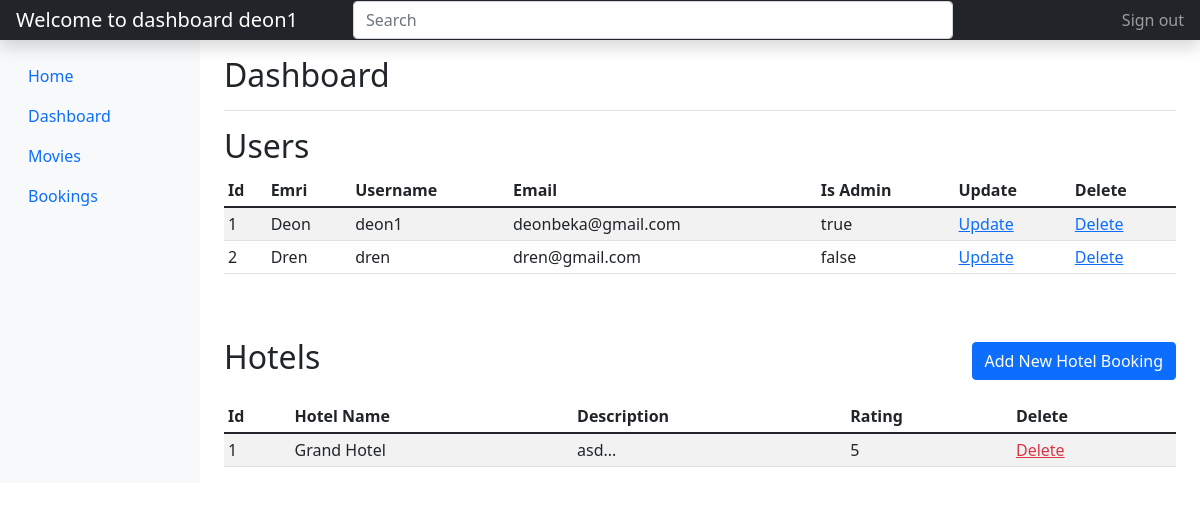
/dashboard.php (signed in), run on the app's committed database.
### tables this page shows
CREATE TABLE `users` (
  `id` int(255) NOT NULL,
  `emri` varchar(255) NOT NULL,
  `username` varchar(255) NOT NULL,
  `email` varchar(255) NOT NULL,
  `password` varchar(255) NOT NULL,
  `confirm_password` varchar(255) NOT NULL,
  `is_admin` varchar(255) NOT NULL
);

CREATE TABLE `hotels` (
  `id` int(255) NOT NULL,
  `hotel_name` varchar(255) NOT NULL,
  `hotel_desc` varchar(255) NOT NULL,
  `hotel_rating` varchar(255) NOT NULL,
  `hotel_image` varchar(255) DEFAULT NULL
);

### dashboard.php (the view, shortened to what this page needs)
<?php
    include_once('database/config.php');
    $sql = "SELECT * FROM users";
    $selectUsers = $conn->prepare($sql);
    $selectUsers->execute();
    $users_data = $selectUsers->fetchAll();
    $sql_hotels = "SELECT * FROM hotels";
    $selectHotels = $conn->prepare($sql_hotels);
    try {
        $selectHotels->execute();
        $hotels_data = $selectHotels->fetchAll(PDO::FETCH_ASSOC);
    } catch (PDOException $e) {
        $hotels_data = [];
    }
 ?>
 <!DOCTYPE html>
 <html>
 <head>
 	<link href="https://cdn.jsdelivr.net/npm/bootstrap@5.1.3/dist/css/bootstrap.min.css" rel="stylesheet">
 </head>
 <body>
 <header class="navbar navbar-dark sticky-top bg-dark flex-md-nowrap p-0 shadow">
  <a class="navbar-brand col-md-3 col-lg-2 me-0 px-3" href="#"><?php echo "Welcome to dashboard ".$_SESSION['username']; ?></a>
  <input class="form-control form-control-dark w-50" type="text" placeholder="Search" aria-label="Search">
  <div class="navbar-nav">
    <div class="nav-item text-nowrap">
      <a class="nav-link px-3" href="logout.php">Sign out</a>
    </div>
  </div>
</header>
<div class="container-fluid">
  <div class="row">
    <nav id="sidebarMenu" class="col-md-3 col-lg-2 d-md-block bg-light sidebar collapse">
      <div class="position-sticky pt-3">
        <ul class="nav flex-column">
           <?php if ($_SESSION['is_admin'] == 'true') { ?>
            <li class="nav-item">
              <a class="nav-link" href="index.php">
                Home
              </a>
            </li>
          <li class="nav-item">
            <a class="nav-link active" aria-current="page" href="dashboard.php">
              Dashboard
            </a>
          </li>
          <li class="nav-item">
            <a class="nav-link" href="list_movies.php">
              Movies
            </a>
          </li>
          <li class="nav-item">
            <a class="nav-link" href="bookings.php">
              Bookings
            </a>
          </li>
        </ul>
      <?php
      } ?>
      </div>
    </nav>
    <main class="col-md-9 ms-sm-auto col-lg-10 px-md-4">
      <div class="d-flex justify-content-between flex-wrap flex-md-nowrap align-items-center pt-3 pb-2 mb-3 border-bottom">
        <h1 class="h2">Dashboard</h1>
      </div>
    <?php if ($_SESSION['is_admin'] == 'true') { ?>
      <h2>Users</h2>
      <div class="table-responsive">
        <table class="table table-striped table-sm">
          <thead>
            <tr>
              <th scope="col">Id</th>
              <th scope="col">Emri</th>
              <th scope="col">Username</th>
              <th scope="col">Email</th>
              <th scope="col">Is Admin</th>
              <th scope="col">Update</th>
              <th scope="col">Delete</th>
            </tr>
          </thead>
          <tbody>
            <?php foreach ($users_data as $user_data) { ?>
               <tr>
                <td><?php echo $user_data['id']; ?></td>
                <td><?php echo $user_data['emri']; ?></td>
                <td><?php echo $user_data['username']; ?></td>
                <td><?php echo $user_data['email']; ?></td>
                <td><?php echo $user_data['is_admin']; ?></td>
                <td><a href="updateUsers.php?id=<?= $user_data['id'];?>">Update</a></td>
                <td><a href="deleteUsers.php?id=<?= $user_data['id'];?>">Delete</a></td>
              </tr>
           <?php  } ?>
          </tbody>
        </table>
      </div>
     <?php  } else {
    } ?>
      <div class="table-responsive">
        <table class="table table-striped table-sm">
          <thead>
            <tr>
              <th scope="col">Id</th>
              <th scope="col">Hotel Name</th>
              <th scope="col">Description</th>
              <th scope="col">Rating</th>
              <th scope="col">Delete</th>
            </tr>
          </thead>
          <div class="d-flex justify-content-between align-items-center mt-5 mb-3">
            <h2>Hotels</h2>
            <button type="button" class="btn btn-primary" data-bs-toggle="modal" data-bs-target="#addMovieModal">
             Add New Hotel Booking
             </button>
          </div>
          <tbody>
            <?php if ($_SESSION['is_admin'] == 'true') {
                  if (count($hotels_data) > 0) {
                      foreach ($hotels_data as $hotel) { ?>
                         <tr>
                          <td><?php echo $hotel['id']; ?></td>
                          <td><?php echo $hotel['hotel_name']; ?></td>
                          <td><?php echo substr($hotel['hotel_desc'], 0, 50) . '...'; ?></td>
                          <td><?php echo $hotel['hotel_rating']; ?></td>
                          <td><a href="delete_movie.php?id=<?= $hotel['id'];?>" class="text-danger" onclick="return confirm('Are you sure you want to delete this hotel booking?');">Delete</a></td>
                        </tr>
                  <?php }
                  } else { ?>
                      <tr>
                          <td colspan="6" class="text-center">No hotels found</td>
                      </tr>
                  <?php }
            } else { ?>
                <tr>
                    <td colspan="6" class="text-center">You must be an admin to view hotels</td>
                </tr>
            <?php } ?>
          </tbody>
        </table>
      </div>
    </main>
  </div>
</div>
  </body>
</html>
 </body>
 </html>

### data on the page
users: id "1", emri "Deon", username "deon1", email "deonbeka@gmail.com", is_admin "true"
users: id "2", emri "Dren", username "dren", email "dren@gmail.com", is_admin "false"
hotels: id "1", hotel_name "Grand Hotel", hotel_desc "asd", hotel_rating "5"

### other printed values
$_SESSION['username'] "deon1"
